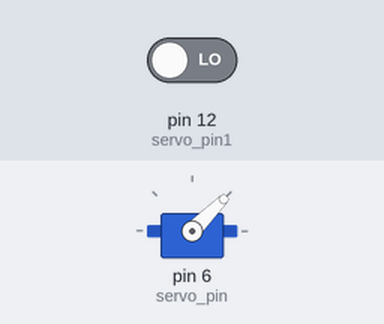
Simulated run of this sketch. Board: Arduino Uno, built with avr-gcc and run on an emulated ATmega328P. Shown: servo. Inputs (shaded band) come from the test bench; at power-on: pin 12 (servo_pin1) LOW.

Above: at 1.2 s.
1.3 s: pin 12 (servo_pin1) driven HIGH
At 1.45 s:
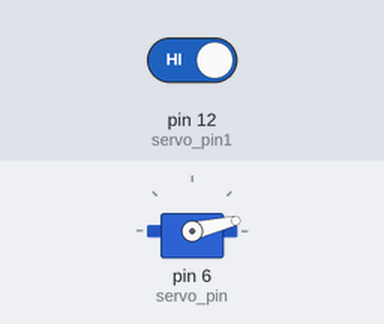
At 2.95 s:
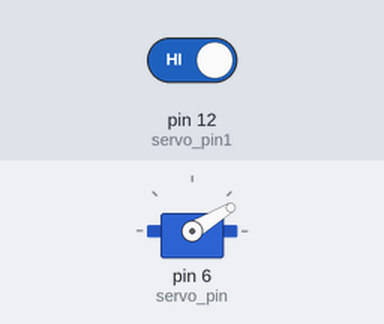
4.3 s: pin 12 (servo_pin1) driven LOW
Timing chart, 0 to 7.3 s (numbered marks = the images above; inputs shaded):
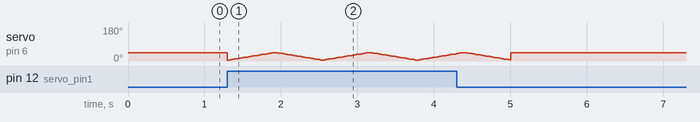

The sketch:

sketch_aug13b.ino
```cpp
#include <Servo.h>

Servo myservo;

int pos = 5;
int servo_pin1 = 12;
int servo_pin = 6;
void setup() {
  // put your setup code here, to run once:
  pinMode(servo_pin1, INPUT);


  myservo.attach(servo_pin);
  myservo.write(45);
}

void loop() {

  int s =  digitalRead(servo_pin1);
  if (s == 1 ) {
    for (pos = 5; pos <= 45; pos += 1) {
      myservo.write(pos);
      delay(15);
    }
    for (pos = 45; pos >= 5; pos -= 1) {
      myservo.write(pos);
      delay(15);
    }

  }
  else
  {
    myservo.write(45);
  }
}
```
